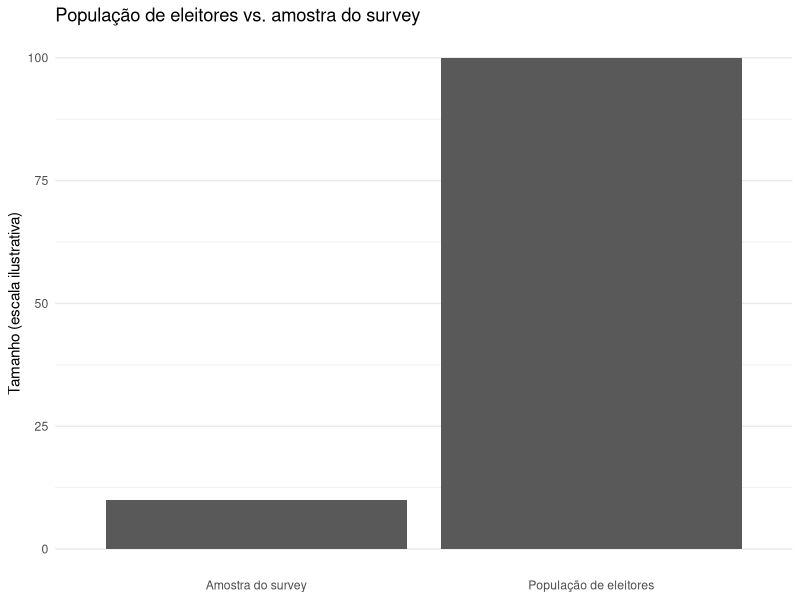
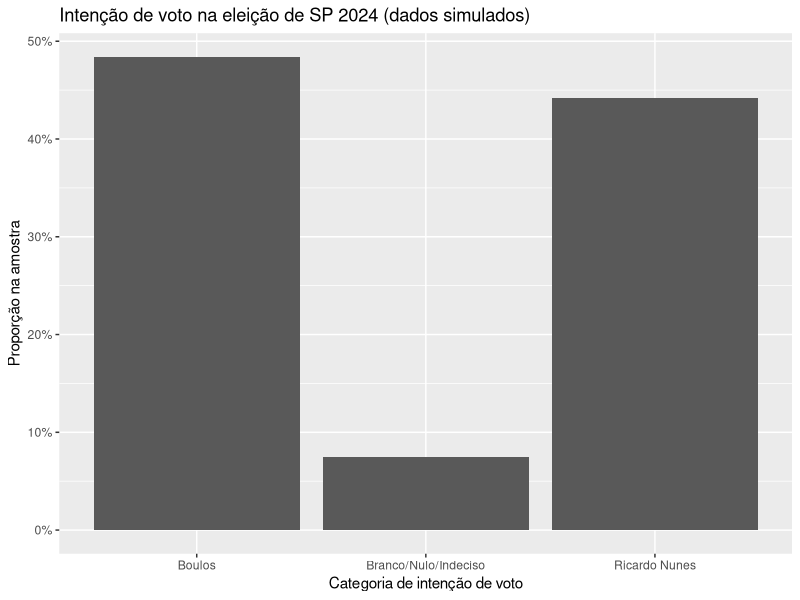
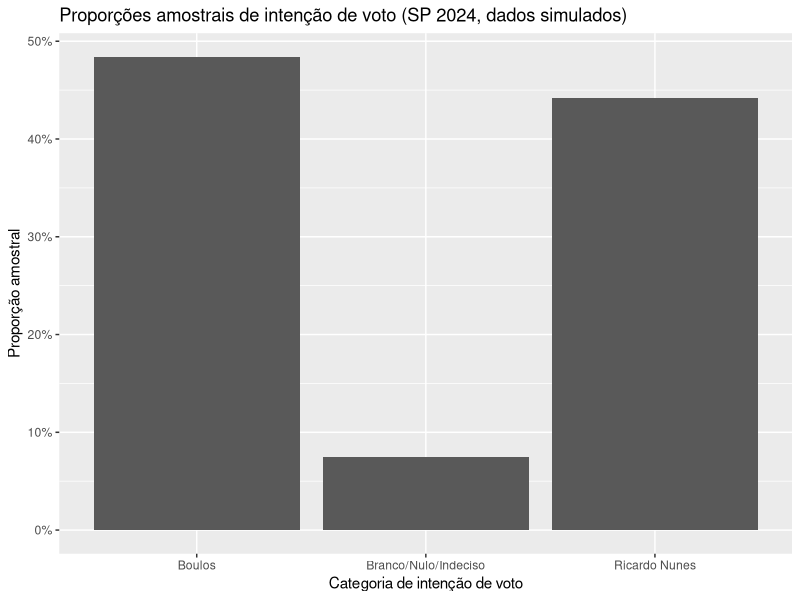
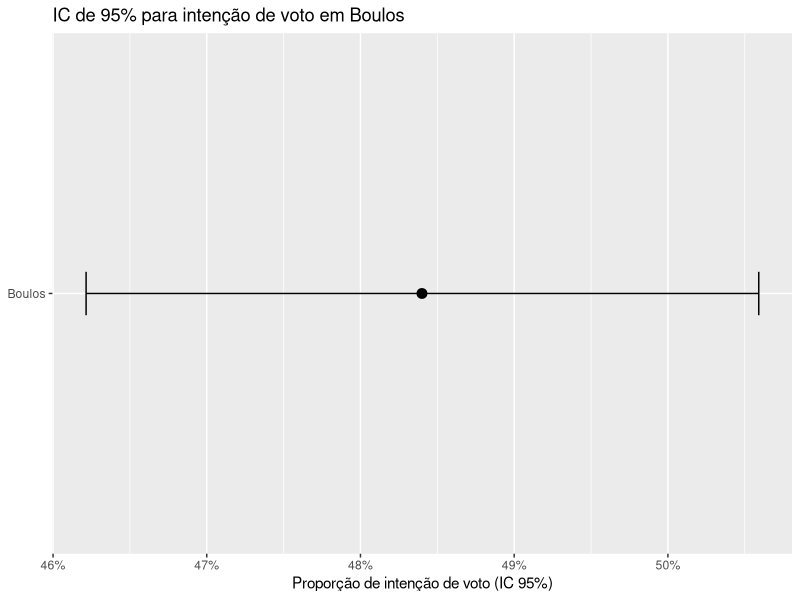
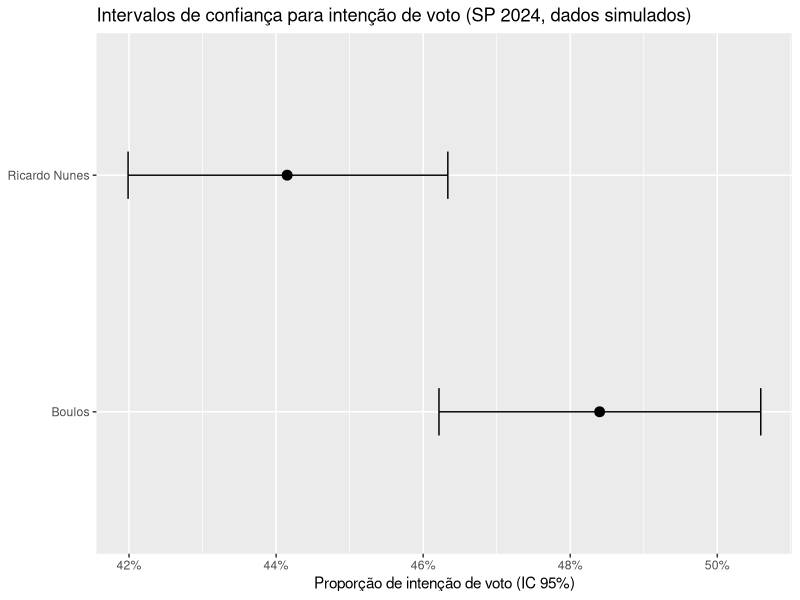
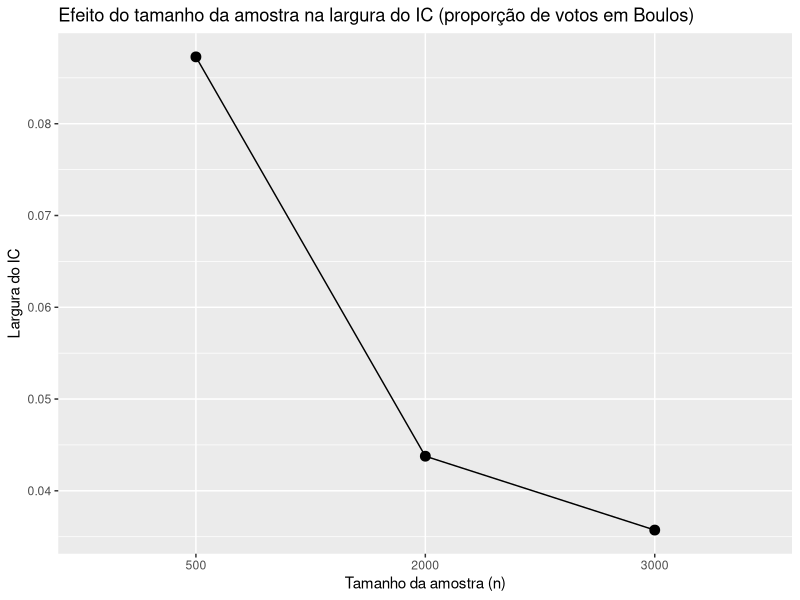
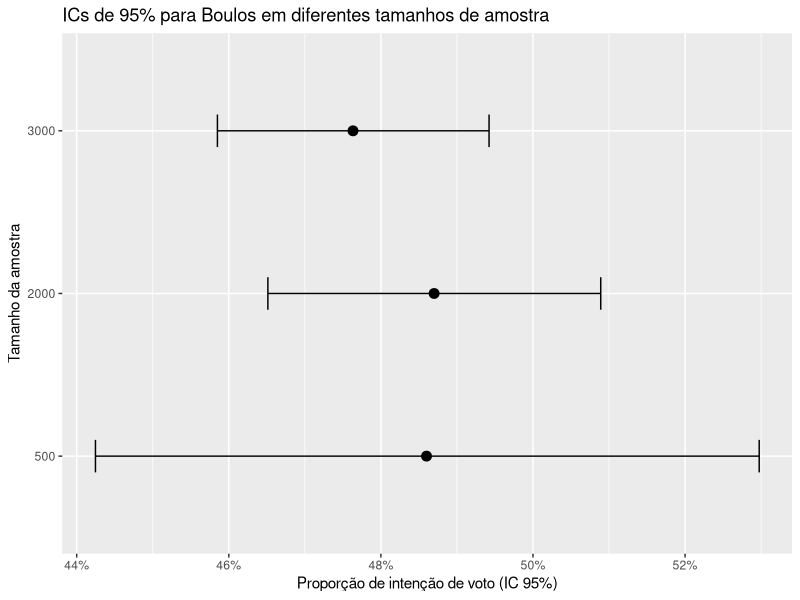
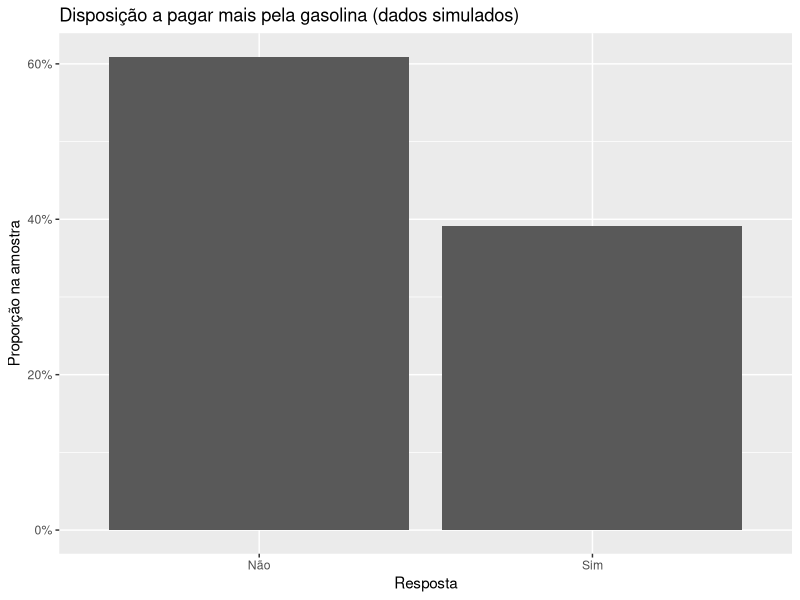

The R script that drew these images, in order:
# MQ101 - Lista 02
# Aula: 08
# Nome: Manuel Mfinda Pedro Marques
# Data: 03/12/2025
# 1. Instalação e Carregamento de Pacotes
# O comando de instalação deve ser executado apenas uma vez.
# remova o '#' e execute 'install.packages("tidyverse")' se for a primeira vez.
# install.packages("tidyverse") 

# Carrega os pacotes necessários: 'tibble' e 'knitr' (tidyverse inclui tibble)
# Embora 'tidyverse' carregue 'tibble', é comum carregar 'knitr' separadamente.
# Como você usou 'library(ggplot2)' no rascunho, vou incluir o carregamento do 'tidyverse' (pacote que inclui ggplot2).
library(tidyverse)
library(knitr)

# Configuração de reprodutibilidade
set.seed(123)

# 2. Definição do Data Frame (tibble) com os conceitos
# Este bloco de código define a tabela 'conceitos'.
conceitos <- tibble::tribble(
  ~Objeto,      ~Exemplo_SP2024,
  "População",  "Todos os eleitores aptos de São Paulo",
  "Amostra",    "2.000 eleitores entrevistados pelo survey sintético",
  "Parâmetro",  "Proporção verdadeira de votos em cada candidato no 2º turno",
  "Estatística","Proporção observada de intenção de voto na amostra"
)

# 3. Exibição da Tabela Formatada (knitr::kable)
# Este bloco exibe o resultado formatado no console ou em um documento R Markdown.
knitr::kable(
  conceitos,
  caption = "Objetos Centrais da Inferência Estatística: O Caso Eleitoral em SP 2024",
  col.names = c("Objeto Estatístico", "Exemplo (Eleição SP 2024)"), 
  align = 'll',
  format = "markdown" # Usa o formato markdown para melhor visualização no console/web
)

# 1. Carregar a biblioteca 'tidyverse' (inclui ggplot2 e tibble)
library(tidyverse) 

# 2. Criar o Data Frame (tibble) para População e Amostra
pop_amostra <- tibble(
  grupo = c("População de Eleitores", "Amostra do Survey"), # Padronizando nomes
  tamanho = c(100, 10) # Usando uma escala para ilustrar a diferença (100 para 10)
)
#Podemos representar graficamente a ideia de população e amostra de forma esquemática.
# 1. Carregar a biblioteca 'tidyverse' (inclui ggplot2 e tibble)
library(tidyverse) 

# 2. Criar o Data Frame (tibble) para População e Amostra
pop_amostra <- tibble::tibble(
  # Definindo a ordem das categorias: Amostra primeiro, População depois
  grupo = factor(c("Amostra do survey", "População de eleitores"), 
                 levels = c("Amostra do survey", "População de eleitores")),
  tamanho = c(10, 100) # Atenção: a ordem dos tamanhos deve seguir a ordem definida acima
)

# 3. Gerar e Exibir o Gráfico de Barras
# Usando o tema padrão do ggplot2 e cores simples para replicar a imagem
ggplot(pop_amostra, aes(x = grupo, y = tamanho)) + 
  geom_col() + # Usa a largura padrão e cor cinza escura padrão
  scale_y_continuous(breaks = seq(0, 100, 25)) + # Ajusta os 'breaks' (0, 25, 50, 75, 100)
  labs(
    x = NULL, # Remove o título do eixo X
    y = "Tamanho (escala ilustrativa)", # Mantém o título do eixo Y exato da imagem
    title = "População de eleitores vs. amostra do survey" # Mantém o título exato da imagem
  ) +
  theme_minimal() + # O gráfico original usa um tema parecido com o 'theme_minimal' mas sem legenda
  theme(
    legend.position = "none", # Remove a legenda de cores
    panel.grid.major.x = element_blank() # Remove as linhas verticais (se presentes no tema)
  )
#Seção 2 – Construindo o survey sintético (n = 2.000) (≈ 12 minutos)
#Vamos simular uma pesquisa de intenção de voto com 2.000 eleitores de São Paulo.Nos bastidores, vamos supor que o apoio verdadeiro aos candidatos seja aproximadamente:
#Boulos: 48%
#Ricardo Nunes: 44%
#Branco/Nulo/Indeciso: 8%
n_main <- 2000

dados_sp <- tibble(
  id = 1:n_main,
  intencao_voto = sample(
    c("Boulos", "Ricardo Nunes", "Branco/Nulo/Indeciso"),
    size = n_main,
    replace = TRUE,
    prob = c(0.48, 0.44, 0.08)
  ),
  idade = round(rnorm(n_main, mean = 45, sd = 16)),
  sexo = sample(c("F", "M"), size = n_main, replace = TRUE, prob = c(0.52, 0.48)),
  escolaridade = sample(
    c("Fundamental", "Médio", "Superior"),
    size = n_main,
    replace = TRUE,
    prob = c(0.25, 0.45, 0.30)
  )
) |>
  mutate(
    idade = pmin(pmax(idade, 16), 90)
  )

head(dados_sp)
# Exemplo organizado dos primeiros registros

tibble::tibble(
  id = c(1, 2, 3, 4, 5, 6),
  intencao_voto = c(
    "Boulos",
    "Ricardo Nunes",
    "Boulos",
    "Ricardo Nunes",
    "Branco/Nulo/Indeciso",
    "Boulos"
  ),
  idade = c(29, 28, 45, 43, 16, 62),
  sexo = c("F", "F", "F", "M", "F", "M"),
  escolaridade = c(
    "Superior",
    "Superior",
    "Superior",
    "Médio",
    "Superior",
    "Fundamental"
  )
)
library(dplyr)
library(knitr)
library(tibble)

tab_voto <- dados_sp %>%
  count(intencao_voto, name = "n") %>%    # contador por categoria
  arrange(desc(n)) %>%
  bind_rows(                              # adiciona linha total
    tibble(intencao_voto = "Total", n = sum(.$n))
  )

kable(
  tab_voto,
  caption = "Distribuição de intenção de voto na amostra simulada (n = 2.000)"
)
#Gráfico de barras com as proporções observadas:
dados_sp |>
  count(intencao_voto) |>
  mutate(prop = n / sum(n)) |>
  ggplot(aes(x = intencao_voto, y = prop)) +
  geom_col() +
  scale_y_continuous(labels = scales::percent_format(accuracy = 1)) +
  labs(
    x = "Categoria de intenção de voto",
    y = "Proporção na amostra",
    title = "Intenção de voto na eleição de SP 2024 (dados simulados)"
  )
#Seção 3 – Da amostra à população: o que é inferência? (≈ 10 minutos)
prop_voto <- dados_sp |>
  count(intencao_voto) |>
  mutate(prop = n / sum(n))

knitr::kable(
  prop_voto,
  digits = 3,
  caption = "Proporções amostrais de intenção de voto"
)
ggplot(prop_voto, aes(x = intencao_voto, y = prop)) +
  geom_col() +
  scale_y_continuous(labels = scales::percent_format(accuracy = 1)) +
  labs(
    x = "Categoria de intenção de voto",
    y = "Proporção amostral",
    title = "Proporções amostrais de intenção de voto (SP 2024, dados simulados)"
  )
#Seção 4 – Intervalos de confiança para proporção: Boulos e Ricardo Nunes (≈ 20 minutos)
#4.1 IC para proporção de votos em Boulos
# Contagem de votos para Boulos
n_boulos <- sum(dados_sp$intencao_voto == "Boulos")

p_hat_boulos <- n_boulos / n_main

se_boulos <- sqrt(p_hat_boulos * (1 - p_hat_boulos) / n_main)
ME_95_boulos <- 1.96 * se_boulos

ic_manual_boulos <- c(
  inferior = p_hat_boulos - ME_95_boulos,
  superior = p_hat_boulos + ME_95_boulos
)

ic_manual_boulos
#Agora usando a função prop.test():
teste_boulos <- prop.test(n_boulos, n_main, conf.level = 0.95, correct = FALSE)
teste_boulos
#Resumo em tabela:
resumo_boulos <- tibble(
  candidato = "Boulos",
  n = n_boulos,
  p_hat = p_hat_boulos,
  ic_inf = teste_boulos$conf.int[1],
  ic_sup = teste_boulos$conf.int[2],
  largura_ic = ic_sup - ic_inf
)

knitr::kable(
  resumo_boulos,
  digits = 3,
  caption = "IC de 95% para a proporção de votos em Boulos (dados simulados)"
)
#Gráfico do IC de Boulos:
ggplot(resumo_boulos, aes(y = candidato, x = p_hat)) +
  geom_point(size = 3) +
  geom_errorbarh(aes(xmin = ic_inf, xmax = ic_sup), height = 0.1) +
  scale_x_continuous(labels = scales::percent_format(accuracy = 1)) +
  labs(
    x = "Proporção de intenção de voto (IC 95%)",
    y = NULL,
    title = "IC de 95% para intenção de voto em Boulos"
  )
#4.2 IC para proporção de votos em Ricardo Nunes
n_nunes <- sum(dados_sp$intencao_voto == "Ricardo Nunes")
p_hat_nunes <- n_nunes / n_main

teste_nunes <- prop.test(n_nunes, n_main, conf.level = 0.95, correct = FALSE)

resumo_nunes <- tibble(
  candidato = "Ricardo Nunes",
  n = n_nunes,
  p_hat = p_hat_nunes,
  ic_inf = teste_nunes$conf.int[1],
  ic_sup = teste_nunes$conf.int[2],
  largura_ic = ic_sup - ic_inf
)

resumo_ic_candidatos <- bind_rows(resumo_boulos, resumo_nunes)

knitr::kable(
  resumo_ic_candidatos,
  digits = 3,
  caption = "ICs de 95% para proporções de intenção de voto em Boulos e Ricardo Nunes"
)

ggplot(resumo_ic_candidatos, aes(y = candidato, x = p_hat)) +
  geom_point(size = 3) +
  geom_errorbarh(aes(xmin = ic_inf, xmax = ic_sup), height = 0.2) +
  scale_x_continuous(labels = scales::percent_format(accuracy = 1)) +
  labs(
    x = "Proporção de intenção de voto (IC 95%)",
    y = NULL,
    title = "Intervalos de confiança para intenção de voto (SP 2024, dados simulados)"
  )
#Seção 5 – O que muda quando aumentamos o tamanho da amostra? (≈ 10 minutos)
simula_ic <- function(n, p_true = 0.48) {
  votos_boulos <- rbinom(1, size = n, prob = p_true)
  teste <- prop.test(votos_boulos, n, conf.level = 0.95, correct = FALSE)
  
  tibble(
    n = n,
    votos_boulos = votos_boulos,
    p_hat = teste$estimate[[1]],
    ic_inf = teste$conf.int[1],
    ic_sup = teste$conf.int[2],
    largura_ic = ic_sup - ic_inf
  )
}

ic_amostras <- purrr::map_dfr(c(500, 2000, 3000), simula_ic)

knitr::kable(
  ic_amostras,
  digits = 3,
  caption = "ICs de 95% para proporção de votos em Boulos em diferentes tamanhos de amostra"
)
ggplot(ic_amostras, aes(x = factor(n), y = largura_ic, group = 1)) +
  geom_point(size = 3) +
  geom_line() +
  labs(
    x = "Tamanho da amostra (n)",
    y = "Largura do IC",
    title = "Efeito do tamanho da amostra na largura do IC (proporção de votos em Boulos)"
  )
ggplot(ic_amostras, aes(y = factor(n), x = p_hat)) +
  geom_point(size = 3) +
  geom_errorbarh(aes(xmin = ic_inf, xmax = ic_sup), height = 0.2) +
  scale_x_continuous(labels = scales::percent_format(accuracy = 1)) +
  labs(
    x = "Proporção de intenção de voto (IC 95%)",
    y = "Tamanho da amostra",
    title = "ICs de 95% para Boulos em diferentes tamanhos de amostra"
  )
#Seção 6 – IC para proporção e IC para média em outros contextos (≈ 20 minutos)
#6.1 Proporção: disposição a pagar mais por gasolina para proteger o meio ambiente

library(dplyr)
library(knitr)
library(tibble)

# Criar a base (se já tiver, pode pular)
n_gasolina <- 1000
dados_gasolina <- tibble(
  id = 1:n_gasolina,
  pagar_mais = sample(
    c("Sim", "Não"),
    size = n_gasolina,
    replace = TRUE,
    prob = c(0.4, 0.6)
  )
)

# Contagem e total manualmente
tab_gasolina <- dados_gasolina %>%
  count(pagar_mais, name = "n") %>%
  arrange(desc(n)) %>%
  bind_rows(tibble(pagar_mais = "Total", n = sum(.$n)))

# Exibir formatado
knitr::kable(
  tab_gasolina,
  caption = "Distribuição de respostas: pagar mais pela gasolina para proteger o meio ambiente"
)
dados_gasolina |>
  count(pagar_mais) |>
  mutate(prop = n / sum(n)) |>
  ggplot(aes(x = pagar_mais, y = prop)) +
  geom_col() +
  scale_y_continuous(labels = scales::percent_format(accuracy = 1)) +
  labs(
    x = "Resposta",
    y = "Proporção na amostra",
    title = "Disposição a pagar mais pela gasolina (dados simulados)"
  )
#Intervalo de confiança para a proporção de pessoas que responderam “Sim”:
n_sim <- sum(dados_gasolina$pagar_mais == "Sim")
teste_gasolina <- prop.test(n_sim, n_gasolina, conf.level = 0.95, correct = FALSE)

resumo_gasolina <- tibble(
  resposta = "Sim",
  n_sim = n_sim,
  n_total = n_gasolina,
  p_hat = teste_gasolina$estimate[[1]],
  ic_inf = teste_gasolina$conf.int[1],
  ic_sup = teste_gasolina$conf.int[2]
)

knitr::kable(
  resumo_gasolina,
  digits = 3,
  caption = "IC de 95% para proporção de pessoas que pagariam mais pela gasolina"
)
ggplot(resumo_gasolina, aes(y = resposta, x = p_hat)) +
  geom_point(size = 3) +
  geom_errorbarh(aes(xmin = ic_inf, xmax = ic_sup), height = 0.1) +
  scale_x_continuous(labels = scales::percent_format(accuracy = 1)) +
  labs(
    x = "Proporção (IC 95%)",
    y = NULL,
    title = "IC de 95% para disposição a pagar mais pela gasolina"
  )
#6.2 Média: número de horas de TV por dia
#“Em média, quantas horas de TV você assiste por dia?”
n_tv <- 1000

dados_tv <- tibble(
  id = 1:n_tv,
  horas_tv = rnorm(n_tv, mean = 3, sd = 1.2)
) |>
  mutate(
    horas_tv = pmax(horas_tv, 0)  # não permite valores negativos
  )

summary(dados_tv$horas_tv)
descr_tv <- tibble(
  n = n_tv,
  media = mean(dados_tv$horas_tv),
  desvio_padrao = sd(dados_tv$horas_tv),
  minimo = min(dados_tv$horas_tv),
  maximo = max(dados_tv$horas_tv)
)

knitr::kable(descr_tv, digits = 2, caption = "Estatísticas descritivas: horas de TV por dia")
ggplot(dados_tv, aes(x = horas_tv)) +
  geom_histogram(bins = 30) +
  labs(
    x = "Horas de TV por dia",
    y = "Frequência",
    title = "Distribuição de horas de TV por dia (dados simulados)"
  )
#Intervalo de confiança para a média de horas de TV:
teste_tv <- t.test(dados_tv$horas_tv, conf.level = 0.95)

ic_tv <- tibble(
  estimativa = teste_tv$estimate[[1]],
  ic_inf = teste_tv$conf.int[1],
  ic_sup = teste_tv$conf.int[2]
)

knitr::kable(ic_tv, digits = 2, caption = "IC de 95% para a média de horas de TV por dia")
ggplot(ic_tv, aes(y = "Média horas TV", x = estimativa)) +
  geom_point(size = 3) +
  geom_errorbarh(aes(xmin = ic_inf, xmax = ic_sup), height = 0.1) +
  labs(
    x = "Horas de TV por dia (IC 95%)",
    y = NULL,
    title = "IC de 95% para a média de horas de TV por dia"
  )
#Seção 7 – Bootstrap e interpretação de IC (≈ 10 minutos)
B <- 1000  # número de reamostragens

mediana_amostral <- median(dados_tv$horas_tv)

medianas_boot <- replicate(
  B,
  median(sample(dados_tv$horas_tv, size = n_tv, replace = TRUE))
)

ic_boot <- quantile(medianas_boot, probs = c(0.025, 0.975))

ic_boot
resumo_boot <- tibble(
  estatistica = "Mediana horas TV",
  mediana_amostral = mediana_amostral,
  ic_inf_boot = ic_boot[1],
  ic_sup_boot = ic_boot[2]
)

knitr::kable(resumo_boot, digits = 2, caption = "IC bootstrap (percentis) para a mediana de horas de TV")
resumo_boot <- tibble(
  estatistica = "Mediana horas TV",
  mediana_amostral = mediana_amostral,
  ic_inf_boot = ic_boot[1],
  ic_sup_boot = ic_boot[2]
)

knitr::kable(resumo_boot, digits = 2, caption = "IC bootstrap (percentis) para a mediana de horas de TV")
tibble(mediana_boot = medianas_boot) |>
  ggplot(aes(x = mediana_boot)) +
  geom_histogram(bins = 30) +
  geom_vline(xintercept = mediana_amostral, linetype = "dashed") +
  geom_vline(xintercept = ic_boot[1], linetype = "dotted") +
  geom_vline(xintercept = ic_boot[2], linetype = "dotted") +
  labs(
    x = "Mediana (bootstrap)",
    y = "Frequência",
    title = "Distribuição bootstrap das medianas de horas de TV"
  )
#Seção 8 – Teste de hipóteses para proporção: Boulos está na frente? (≈ 15 minutos)
#8.1 Estrutura do teste
alpha <- 0.05

teste_boulos_h0 <- prop.test(
  x = n_boulos,
  n = n_main,
  p = 0.5,
  alternative = "greater",
  conf.level = 0.95,
  correct = FALSE
)

teste_boulos_h0
#Resumo dos elementos centrais do teste:
resumo_teste_boulos <- tibble(
  candidato = "Boulos",
  n_boulos = n_boulos,
  n_total = n_main,
  p_hat = teste_boulos_h0$estimate[[1]],
  p_hipotese = 0.5,
  p_valor = teste_boulos_h0$p.value,
  rejeita_H0 = teste_boulos_h0$p.value < alpha
)

knitr::kable(
  resumo_teste_boulos,
  digits = 4,
  caption = "Teste de hipótese H₀: p_Boulos = 0,5 (alternativa: p_Boulos > 0,5)"
)
ic_teste_boulos <- tibble(
  candidato = "Boulos",
  p_hat = teste_boulos_h0$estimate[[1]],
  ic_inf = teste_boulos_h0$conf.int[1],
  ic_sup = teste_boulos_h0$conf.int[2]
)

ggplot(ic_teste_boulos, aes(y = candidato, x = p_hat)) +
  geom_point(size = 3) +
  geom_errorbarh(aes(xmin = ic_inf, xmax = ic_sup), height = 0.1) +
  geom_vline(xintercept = 0.5, linetype = "dashed") +
  scale_x_continuous(labels = scales::percent_format(accuracy = 1)) +
  labs(
    x = "Proporção (IC 95%)",
    y = NULL,
    title = "IC de 95% para Boulos e valor hipotético de 50% (H₀)"
  )
#Seção 9 – Erros tipo I e tipo II (com simulação) (≈ 10 minutos)
#9.1 Simulação de erro tipo I (H₀ verdadeira)
B_sim <- 500
alpha <- 0.05
n_simul <- 2000
p_true_H0 <- 0.5

rejeicoes_H0 <- replicate(B_sim, {
  votos_boulos <- rbinom(1, size = n_simul, prob = p_true_H0)
  teste <- prop.test(
    x = votos_boulos,
    n = n_simul,
    p = 0.5,
    alternative = "greater",
    conf.level = 0.95,
    correct = FALSE
  )
  teste$p.value < alpha
})

prop_erro_tipo1 <- mean(rejeicoes_H0)

prop_erro_tipo1

resultado_tipo1 <- tibble(
  cenario = "H0 verdadeira (p = 0,5)",
  n = n_simul,
  B_sim = B_sim,
  proporcao_rejeicoes = prop_erro_tipo1
)


resultado_tipo1 <- tibble(
  cenario = "H0 verdadeira (p = 0,5)",
  n = n_simul,
  B_sim = B_sim,
  proporcao_rejeicoes = prop_erro_tipo1
)

knitr::kable(
  resultado_tipo1,
  digits = 3,
  caption = "Estimativa empírica da taxa de erro tipo I (H₀ verdadeira)"
)
#9.2 Simulação de poder (H₀ falsa, p_Boulos > 0,5)
p_true_H1 <- 0.53

rejeicoes_H1 <- replicate(B_sim, {
  votos_boulos <- rbinom(1, size = n_simul, prob = p_true_H1)
  teste <- prop.test(
    x = votos_boulos,
    n = n_simul,
    p = 0.5,
    alternative = "greater",
    conf.level = 0.95,
    correct = FALSE
  )
  teste$p.value < alpha
})

prop_poder <- mean(rejeicoes_H1)

resultado_poder <- tibble(
  cenario = "H0 falsa (p = 0,53)",
  n = n_simul,
  B_sim = B_sim,
  proporcao_rejeicoes = prop_poder
)

knitr::kable(
  bind_rows(resultado_tipo1, resultado_poder),
  digits = 3,
  caption = "Erro tipo I (H₀ verdadeira) e poder (H₀ falsa)"
)

bind_rows(resultado_tipo1, resultado_poder) |>
  mutate(cenario = factor(cenario)) |>
  ggplot(aes(x = cenario, y = proporcao_rejeicoes)) +
  geom_col() +
  scale_y_continuous(labels = scales::percent_format(accuracy = 1)) +
  labs(
    x = "Cenário",
    y = "Proporção de rejeições",
    title = "Erro tipo I (H₀ verdadeira) e poder (H₀ falsa)"
  )
#Seção 10 – Síntese e conexão com a prática em R e na pesquisa (≈ 5 minutos)
sintese <- tibble::tribble(
  ~Conceito,                 ~Exemplo_da_aula,
  "IC para proporção",       "Votos em Boulos e Ricardo Nunes; gasolina vs. meio ambiente",
  "IC para média",           "Horas de TV por dia",
  "Bootstrap",               "Mediana de horas de TV",
  "Teste de hipóteses",      "H₀: p_Boulos = 0,5",
  "Erro tipo I",             "Concluir vantagem de Boulos quando ela não existe",
  "Erro tipo II / poder",    "Não detectar vantagem de Boulos quando ela existe",
  "Efeito do tamanho da amostra", "Comparação n = 500, 2.000, 3.000 para IC de Boulos"
)

knitr::kable(sintese, caption = "Síntese: conceitos e exemplos trabalhados na aula")
fluxo <- tibble(
  etapa = factor(
    c("Amostra do survey", "Estatística (p̂, média)", "IC e teste de H₀", "Interpretação substantiva"),
    levels = c("Amostra do survey", "Estatística (p̂, média)", "IC e teste de H₀", "Interpretação substantiva")
  ),
  pos = 1:4
)

ggplot(fluxo, aes(x = pos, y = 1, label = etapa)) +
  geom_point(size = 3) +
  geom_line() +
  geom_text(vjust = -1) +
  scale_x_continuous(breaks = 1:4) +
  theme(axis.title.y = element_blank(),
        axis.text.y = element_blank(),
        axis.ticks.y = element_blank(),
        axis.title.x = element_blank(),
        axis.text.x = element_blank(),
        axis.ticks.x = element_blank()) +
  labs(title = "Fluxo da inferência estatística na aula")
